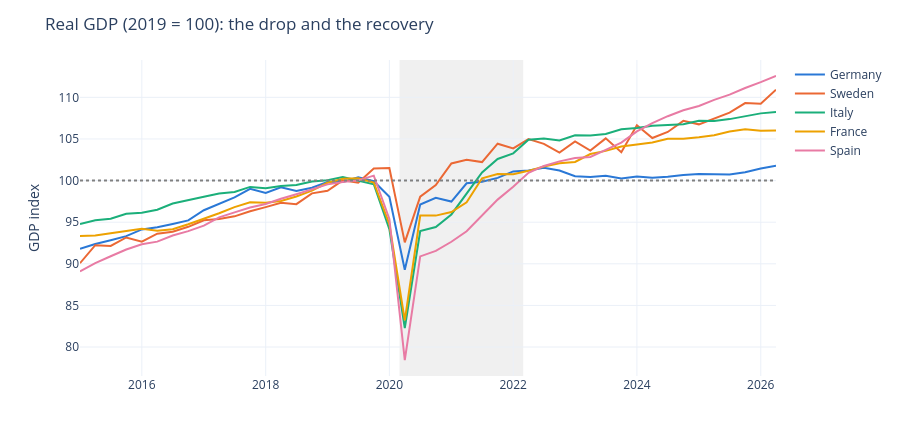
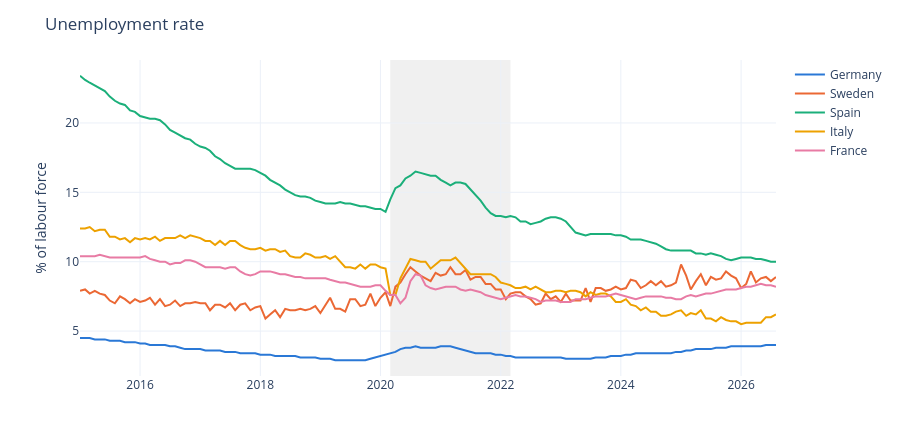
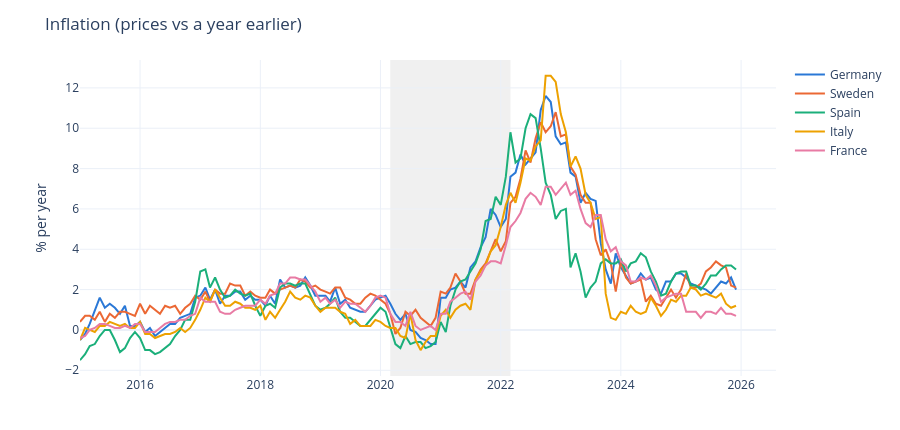
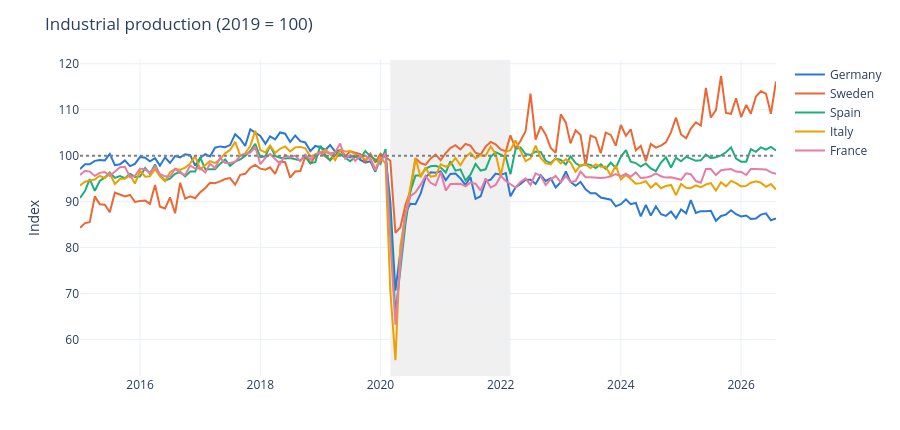

The cell these charts' notebook holds for them, in order:
### Markdown cell above
## Step 2: Eurostat, Europe's economy
**What it does:** downloads monthly unemployment, inflation, industrial production and retail sales, plus quarterly GDP, for European countries.
Production, retail and GDP are rescaled so that **2019 = 100**, which makes countries comparable.
**Charts:** GDP, unemployment, inflation, production and retail for Germany, France, Italy, Spain and Sweden.

### Code cell
# --- LOAD + CLEAN ---
def eurostat(dataset, key, start=START):
    url = f"{EUROSTAT_BASE}/{dataset}/{key}?format=SDMX-CSV&startPeriod={start}"
    r = requests.get(url, headers=UA, timeout=300)
    r.raise_for_status()
    df = pd.read_csv(io.StringIO(r.text))
    df["iso_code"] = df["geo"].map(ISO2_TO_ISO3)               # country codes (EU27/euro-area totals are dropped)
    df = df.dropna(subset=["iso_code"]).copy()
    df["date"] = parse_period(df["TIME_PERIOD"])
    df["value"] = pd.to_numeric(df["OBS_VALUE"], errors="coerce")
    return df

eu_monthly = None
for name, (ds, key, mode) in EUROSTAT_MONTHLY.items():
    try:
        df = eurostat(ds, key)
        if mode == "rebase" and "unit" in df.columns:          # keep one index unit, then rebase to 2019 anyway
            units = sorted(u for u in df["unit"].dropna().unique() if str(u).startswith("I"))
            df = df[df["unit"] == units[-1]]
        d = (df.groupby(["iso_code", "date"], as_index=False)["value"].mean()
               .rename(columns={"date": "month", "value": name}))
        if mode == "rebase":
            d[name] = rebase_2019(d, name)
        eu_monthly = d if eu_monthly is None else eu_monthly.merge(d, on=["iso_code", "month"], how="outer")
        print(f"✓ {name}: {d.iso_code.nunique()} countries, {d.month.min():%Y-%m} → {d.month.max():%Y-%m}")
    except Exception as e:
        print(f"✗ {name} ({ds}): {str(e)[:100]}")

# Quarterly real GDP
gdp_q = None
for unit in GDP_UNITS_TO_TRY:
    try:
        df = eurostat("namq_10_gdp", f"Q.{unit}.SCA.B1GQ.")
        if len(df):
            gdp_q = (df.groupby(["iso_code", "date"], as_index=False)["value"].mean()
                       .rename(columns={"date": "quarter", "value": "gdp_volume_meur"}))
            print(f"✓ GDP ({unit}): {gdp_q.iso_code.nunique()} countries")
            break
    except Exception as e:
        print(f"✗ GDP {unit}: {str(e)[:100]}")

if gdp_q is not None:
    gdp_q = gdp_q.sort_values(["iso_code", "quarter"]).reset_index(drop=True)
    gdp_q["gdp_index_2019"] = rebase_2019(gdp_q, "gdp_volume_meur", date="quarter")        # 2019 average = 100
    gdp_q["gdp_yoy_pct"] = (gdp_q["gdp_volume_meur"] / gdp_q.groupby("iso_code")["gdp_volume_meur"].shift(4) - 1) * 100

# --- CHART ---
EU_SAMPLE = ["DEU", "FRA", "ITA", "ESP", "SWE"]
eu_names = {"DEU": "Germany", "FRA": "France", "ITA": "Italy", "ESP": "Spain", "SWE": "Sweden"}

def eu_lines(df, x, y, title, ytitle, hline=None):
    d = df[df["iso_code"].isin(EU_SAMPLE)].copy()
    d["country"] = d["iso_code"].map(eu_names)
    line_chart(d.sort_values([x]), x, y, "country", title, ytitle, hline=hline)

if gdp_q is not None:
    eu_lines(gdp_q, "quarter", "gdp_index_2019", "Real GDP (2019 = 100): the drop and the recovery", "GDP index", hline=100)
if eu_monthly is not None:
    for col, title, yt, hl in [("unemployment_rate", "Unemployment rate", "% of labour force", None),
                               ("inflation_hicp", "Inflation (prices vs a year earlier)", "% per year", None),
                               ("industrial_production_idx", "Industrial production (2019 = 100)", "Index", 100),
                               ("retail_volume_idx", "Retail sales volume (2019 = 100)", "Index", 100)]:
        if col in eu_monthly:
            eu_lines(eu_monthly, "month", col, title, yt, hline=hl)

### Figure 1 — Plotly figure (JSON) as saved in the notebook; plotly's stock layout.template omitted (floating-point values rounded to 4 significant figures)
{"data": [{"hovertemplate": "country=Germany<br>=%{x}<br>GDP index=%{y}<extra></extra>", "legendgroup": "Germany", "line": {"color": "#2a78d6", "dash": "solid", "width": 2}, "marker": {"symbol": "circle"}, "mode": "lines", "name": "Germany", "orientation": "v", "showlegend": true, "type": "scatter", "x": ["2015-01-01T00:00:00", "2015-04-01T00:00:00", "2015-07-01T00:00:00", "2015-10-01T00:00:00", "2016-01-01T00:00:00", "2016-04-01T00:00:00", "2016-07-01T00:00:00", "2016-10-01T00:00:00", "2017-01-01T00:00:00", "2017-04-01T00:00:00", "2017-07-01T00:00:00", "2017-10-01T00:00:00", "2018-01-01T00:00:00", "2018-04-01T00:00:00", "2018-07-01T00:00:00", "2018-10-01T00:00:00", "2019-01-01T00:00:00", "2019-04-01T00:00:00", "2019-07-01T00:00:00", "2019-10-01T00:00:00", "2020-01-01T00:00:00", "2020-04-01T00:00:00", "2020-07-01T00:00:00", "2020-10-01T00:00:00", "2021-01-01T00:00:00", "2021-04-01T00:00:00", "2021-07-01T00:00:00", "2021-10-01T00:00:00", "2022-01-01T00:00:00", "2022-04-01T00:00:00", "2022-07-01T00:00:00", "2022-10-01T00:00:00", "2023-01-01T00:00:00", "2023-04-01T00:00:00", "2023-07-01T00:00:00", "2023-10-01T00:00:00", "2024-01-01T00:00:00", "2024-04-01T00:00:00", "2024-07-01T00:00:00", "2024-10-01T00:00:00", "2025-01-01T00:00:00", "2025-04-01T00:00:00", "2025-07-01T00:00:00", "2025-10-01T00:00:00", "2026-01-01T00:00:00", "2026-04-01T00:00:00"], "xaxis": "x", "y": [91.8, 92.38, 92.84, 93.33, 94.13, 94.4, 94.78, 95.21, 96.44, 97.16, 97.99, 99.01, 98.51, 99.18, 98.75, 99.14, 99.84, 99.84, 100.4, 99.92, 98.05, 89.28, 97.13, 97.94, 97.48, 99.68, 99.85, 100.3, 101.1, 101.2, 101.5, 101.2, 100.5, 100.4, 100.6, 100.3, 100.5, 100.3, 100.5, 100.7, 100.8, 100.8, 100.7, 101.0, 101.5, 101.8], "yaxis": "y"}, {"hovertemplate": "country=Sweden<br>=%{x}<br>GDP index=%{y}<extra></extra>", "legendgroup": "Sweden", "line": {"color": "#eb6834", "dash": "solid", "width": 2}, "marker": {"symbol": "circle"}, "mode": "lines", "name": "Sweden", "orientation": "v", "showlegend": true, "type": "scatter", "x": ["2015-01-01T00:00:00", "2015-04-01T00:00:00", "2015-07-01T00:00:00", "2015-10-01T00:00:00", "2016-01-01T00:00:00", "2016-04-01T00:00:00", "2016-07-01T00:00:00", "2016-10-01T00:00:00", "2017-01-01T00:00:00", "2017-04-01T00:00:00", "2017-07-01T00:00:00", "2017-10-01T00:00:00", "2018-01-01T00:00:00", "2018-04-01T00:00:00", "2018-07-01T00:00:00", "2018-10-01T00:00:00", "2019-01-01T00:00:00", "2019-04-01T00:00:00", "2019-07-01T00:00:00", "2019-10-01T00:00:00", "2020-01-01T00:00:00", "2020-04-01T00:00:00", "2020-07-01T00:00:00", "2020-10-01T00:00:00", "2021-01-01T00:00:00", "2021-04-01T00:00:00", "2021-07-01T00:00:00", "2021-10-01T00:00:00", "2022-01-01T00:00:00", "2022-04-01T00:00:00", "2022-07-01T00:00:00", "2022-10-01T00:00:00", "2023-01-01T00:00:00", "2023-04-01T00:00:00", "2023-07-01T00:00:00", "2023-10-01T00:00:00", "2024-01-01T00:00:00", "2024-04-01T00:00:00", "2024-07-01T00:00:00", "2024-10-01T00:00:00", "2025-01-01T00:00:00", "2025-04-01T00:00:00", "2025-07-01T00:00:00", "2025-10-01T00:00:00", "2026-01-01T00:00:00", "2026-04-01T00:00:00"], "xaxis": "x", "y": [90.07, 92.23, 92.14, 93.16, 92.66, 93.62, 93.86, 94.44, 95.24, 95.39, 95.7, 96.32, 96.81, 97.33, 97.17, 98.46, 98.78, 100.0, 99.75, 101.4, 101.5, 92.57, 98.06, 99.46, 102.1, 102.5, 102.2, 104.4, 103.9, 105.0, 104.4, 103.4, 104.7, 103.6, 105.1, 103.4, 106.7, 105.1, 105.8, 107.2, 106.8, 107.5, 108.2, 109.3, 109.2, 110.9], "yaxis": "y"}, {"hovertemplate": "country=Italy<br>=%{x}<br>GDP index=%{y}<extra></extra>", "legendgroup": "Italy", "line": {"color": "#1baf7a", "dash": "solid", "width": 2}, "marker": {"symbol": "circle"}, "mode": "lines", "name": "Italy", "orientation": "v", "showlegend": true, "type": "scatter", "x": ["2015-01-01T00:00:00", "2015-04-01T00:00:00", "2015-07-01T00:00:00", "2015-10-01T00:00:00", "2016-01-01T00:00:00", "2016-04-01T00:00:00", "2016-07-01T00:00:00", "2016-10-01T00:00:00", "2017-01-01T00:00:00", "2017-04-01T00:00:00", "2017-07-01T00:00:00", "2017-10-01T00:00:00", "2018-01-01T00:00:00", "2018-04-01T00:00:00", "2018-07-01T00:00:00", "2018-10-01T00:00:00", "2019-01-01T00:00:00", "2019-04-01T00:00:00", "2019-07-01T00:00:00", "2019-10-01T00:00:00", "2020-01-01T00:00:00", "2020-04-01T00:00:00", "2020-07-01T00:00:00", "2020-10-01T00:00:00", "2021-01-01T00:00:00", "2021-04-01T00:00:00", "2021-07-01T00:00:00", "2021-10-01T00:00:00", "2022-01-01T00:00:00", "2022-04-01T00:00:00", "2022-07-01T00:00:00", "2022-10-01T00:00:00", "2023-01-01T00:00:00", "2023-04-01T00:00:00", "2023-07-01T00:00:00", "2023-10-01T00:00:00", "2024-01-01T00:00:00", "2024-04-01T00:00:00", "2024-07-01T00:00:00", "2024-10-01T00:00:00", "2025-01-01T00:00:00", "2025-04-01T00:00:00", "2025-07-01T00:00:00", "2025-10-01T00:00:00", "2026-01-01T00:00:00", "2026-04-01T00:00:00"], "xaxis": "x", "y": [94.78, 95.24, 95.41, 96.01, 96.14, 96.5, 97.24, 97.61, 98.07, 98.46, 98.62, 99.24, 99.07, 99.35, 99.46, 99.9, 100.0, 100.4, 99.98, 99.55, 94.16, 82.28, 93.93, 94.42, 95.93, 98.43, 101.0, 102.6, 103.3, 104.9, 105.1, 104.8, 105.5, 105.4, 105.6, 106.2, 106.3, 106.6, 106.7, 106.8, 107.2, 107.2, 107.4, 107.7, 108.1, 108.2], "yaxis": "y"}, {"hovertemplate": "country=France<br>=%{x}<br>GDP index=%{y}<extra></extra>", "legendgroup": "France", "line": {"color": "#eda100", "dash": "solid", "width": 2}, "marker": {"symbol": "circle"}, "mode": "lines", "name": "France", "orientation": "v", "showlegend": true, "type": "scatter", "x": ["2015-01-01T00:00:00", "2015-04-01T00:00:00", "2015-07-01T00:00:00", "2015-10-01T00:00:00", "2016-01-01T00:00:00", "2016-04-01T00:00:00", "2016-07-01T00:00:00", "2016-10-01T00:00:00", "2017-01-01T00:00:00", "2017-04-01T00:00:00", "2017-07-01T00:00:00", "2017-10-01T00:00:00", "2018-01-01T00:00:00", "2018-04-01T00:00:00", "2018-07-01T00:00:00", "2018-10-01T00:00:00", "2019-01-01T00:00:00", "2019-04-01T00:00:00", "2019-07-01T00:00:00", "2019-10-01T00:00:00", "2020-01-01T00:00:00", "2020-04-01T00:00:00", "2020-07-01T00:00:00", "2020-10-01T00:00:00", "2021-01-01T00:00:00", "2021-04-01T00:00:00", "2021-07-01T00:00:00", "2021-10-01T00:00:00", "2022-01-01T00:00:00", "2022-04-01T00:00:00", "2022-07-01T00:00:00", "2022-10-01T00:00:00", "2023-01-01T00:00:00", "2023-04-01T00:00:00", "2023-07-01T00:00:00", "2023-10-01T00:00:00", "2024-01-01T00:00:00", "2024-04-01T00:00:00", "2024-07-01T00:00:00", "2024-10-01T00:00:00", "2025-01-01T00:00:00", "2025-04-01T00:00:00", "2025-07-01T00:00:00", "2025-10-01T00:00:00", "2026-01-01T00:00:00", "2026-04-01T00:00:00"], "xaxis": "x", "y": [93.35, 93.39, 93.67, 93.93, 94.22, 93.98, 94.15, 94.75, 95.38, 96.08, 96.81, 97.39, 97.33, 97.55, 98.09, 98.8, 99.73, 100.2, 100.3, 99.77, 94.78, 83.2, 95.8, 95.79, 96.22, 97.39, 100.3, 100.8, 100.8, 101.2, 101.7, 102.1, 102.2, 103.2, 103.6, 104.1, 104.3, 104.6, 105.0, 105.0, 105.2, 105.4, 105.9, 106.2, 106.0, 106.0], "yaxis": "y"}, {"hovertemplate": "country=Spain<br>=%{x}<br>GDP index=%{y}<extra></extra>", "legendgroup": "Spain", "line": {"color": "#e87ba4", "dash": "solid", "width": 2}, "marker": {"symbol": "circle"}, "mode": "lines", "name": "Spain", "orientation": "v", "showlegend": true, "type": "scatter", "x": ["2015-01-01T00:00:00", "2015-04-01T00:00:00", "2015-07-01T00:00:00", "2015-10-01T00:00:00", "2016-01-01T00:00:00", "2016-04-01T00:00:00", "2016-07-01T00:00:00", "2016-10-01T00:00:00", "2017-01-01T00:00:00", "2017-04-01T00:00:00", "2017-07-01T00:00:00", "2017-10-01T00:00:00", "2018-01-01T00:00:00", "2018-04-01T00:00:00", "2018-07-01T00:00:00", "2018-10-01T00:00:00", "2019-01-01T00:00:00", "2019-04-01T00:00:00", "2019-07-01T00:00:00", "2019-10-01T00:00:00", "2020-01-01T00:00:00", "2020-04-01T00:00:00", "2020-07-01T00:00:00", "2020-10-01T00:00:00", "2021-01-01T00:00:00", "2021-04-01T00:00:00", "2021-07-01T00:00:00", "2021-10-01T00:00:00", "2022-01-01T00:00:00", "2022-04-01T00:00:00", "2022-07-01T00:00:00", "2022-10-01T00:00:00", "2023-01-01T00:00:00", "2023-04-01T00:00:00", "2023-07-01T00:00:00", "2023-10-01T00:00:00", "2024-01-01T00:00:00", "2024-04-01T00:00:00", "2024-07-01T00:00:00", "2024-10-01T00:00:00", "2025-01-01T00:00:00", "2025-04-01T00:00:00", "2025-07-01T00:00:00", "2025-10-01T00:00:00", "2026-01-01T00:00:00", "2026-04-01T00:00:00"], "xaxis": "x", "y": [89.09, 90.08, 90.91, 91.72, 92.36, 92.66, 93.4, 93.93, 94.59, 95.58, 96.18, 96.77, 97.18, 97.82, 98.36, 98.94, 99.55, 99.83, 100.0, 100.6, 95.39, 78.42, 90.89, 91.55, 92.65, 93.92, 95.77, 97.71, 99.25, 100.9, 101.8, 102.3, 102.7, 102.8, 103.7, 104.6, 105.9, 106.9, 107.7, 108.4, 109.0, 109.7, 110.3, 111.1, 111.8, 112.6], "yaxis": "y"}], "layout": {"height": 430, "hovermode": "x unified", "legend": {"title": {"text": ""}, "tracegroupgap": 0}, "margin": {"b": 30, "t": 60}, "shapes": [{"fillcolor": "grey", "layer": "below", "line": {"width": 0}, "opacity": 0.12, "type": "rect", "x0": "2020-03-01", "x1": "2022-03-01", "xref": "x", "y0": 0, "y1": 1, "yref": "y domain"}, {"line": {"color": "grey", "dash": "dot"}, "type": "line", "x0": 0, "x1": 1, "xref": "x domain", "y0": 100, "y1": 100, "yref": "y"}], "title": {"text": "Real GDP (2019 = 100): the drop and the recovery"}, "xaxis": {"anchor": "y", "domain": [0, 1], "title": {"text": ""}}, "yaxis": {"anchor": "x", "domain": [0, 1], "title": {"text": "GDP index"}}}}

### Figure 2 — Plotly figure (JSON) as saved in the notebook; plotly's stock layout.template omitted (floating-point values rounded to 4 significant figures; data arrays with more than 128 entries replaced by an {"elided": "..."} marker saying what was removed)
{"data": [{"hovertemplate": "country=Germany<br>=%{x}<br>% of labour force=%{y}<extra></extra>", "legendgroup": "Germany", "line": {"color": "#2a78d6", "dash": "solid", "width": 2}, "marker": {"symbol": "circle"}, "mode": "lines", "name": "Germany", "orientation": "v", "showlegend": true, "type": "scatter", "x": {"elided": "140 str values"}, "xaxis": "x", "y": {"elided": "140 float values"}, "yaxis": "y"}, {"hovertemplate": "country=Sweden<br>=%{x}<br>% of labour force=%{y}<extra></extra>", "legendgroup": "Sweden", "line": {"color": "#eb6834", "dash": "solid", "width": 2}, "marker": {"symbol": "circle"}, "mode": "lines", "name": "Sweden", "orientation": "v", "showlegend": true, "type": "scatter", "x": {"elided": "140 str values"}, "xaxis": "x", "y": {"elided": "140 float values"}, "yaxis": "y"}, {"hovertemplate": "country=Spain<br>=%{x}<br>% of labour force=%{y}<extra></extra>", "legendgroup": "Spain", "line": {"color": "#1baf7a", "dash": "solid", "width": 2}, "marker": {"symbol": "circle"}, "mode": "lines", "name": "Spain", "orientation": "v", "showlegend": true, "type": "scatter", "x": {"elided": "140 str values"}, "xaxis": "x", "y": {"elided": "140 float values"}, "yaxis": "y"}, {"hovertemplate": "country=Italy<br>=%{x}<br>% of labour force=%{y}<extra></extra>", "legendgroup": "Italy", "line": {"color": "#eda100", "dash": "solid", "width": 2}, "marker": {"symbol": "circle"}, "mode": "lines", "name": "Italy", "orientation": "v", "showlegend": true, "type": "scatter", "x": {"elided": "140 str values"}, "xaxis": "x", "y": {"elided": "140 float values"}, "yaxis": "y"}, {"hovertemplate": "country=France<br>=%{x}<br>% of labour force=%{y}<extra></extra>", "legendgroup": "France", "line": {"color": "#e87ba4", "dash": "solid", "width": 2}, "marker": {"symbol": "circle"}, "mode": "lines", "name": "France", "orientation": "v", "showlegend": true, "type": "scatter", "x": {"elided": "140 str values"}, "xaxis": "x", "y": {"elided": "140 float values"}, "yaxis": "y"}], "layout": {"height": 430, "hovermode": "x unified", "legend": {"title": {"text": ""}, "tracegroupgap": 0}, "margin": {"b": 30, "t": 60}, "shapes": [{"fillcolor": "grey", "layer": "below", "line": {"width": 0}, "opacity": 0.12, "type": "rect", "x0": "2020-03-01", "x1": "2022-03-01", "xref": "x", "y0": 0, "y1": 1, "yref": "y domain"}], "title": {"text": "Unemployment rate"}, "xaxis": {"anchor": "y", "domain": [0, 1], "title": {"text": ""}}, "yaxis": {"anchor": "x", "domain": [0, 1], "title": {"text": "% of labour force"}}}}

### Figure 3 — Plotly figure (JSON) as saved in the notebook; plotly's stock layout.template omitted (floating-point values rounded to 4 significant figures; data arrays with more than 128 entries replaced by an {"elided": "..."} marker saying what was removed)
{"data": [{"hovertemplate": "country=Germany<br>=%{x}<br>% per year=%{y}<extra></extra>", "legendgroup": "Germany", "line": {"color": "#2a78d6", "dash": "solid", "width": 2}, "marker": {"symbol": "circle"}, "mode": "lines", "name": "Germany", "orientation": "v", "showlegend": true, "type": "scatter", "x": {"elided": "140 str values"}, "xaxis": "x", "y": {"elided": "140 float values"}, "yaxis": "y"}, {"hovertemplate": "country=Sweden<br>=%{x}<br>% per year=%{y}<extra></extra>", "legendgroup": "Sweden", "line": {"color": "#eb6834", "dash": "solid", "width": 2}, "marker": {"symbol": "circle"}, "mode": "lines", "name": "Sweden", "orientation": "v", "showlegend": true, "type": "scatter", "x": {"elided": "140 str values"}, "xaxis": "x", "y": {"elided": "140 float values"}, "yaxis": "y"}, {"hovertemplate": "country=Spain<br>=%{x}<br>% per year=%{y}<extra></extra>", "legendgroup": "Spain", "line": {"color": "#1baf7a", "dash": "solid", "width": 2}, "marker": {"symbol": "circle"}, "mode": "lines", "name": "Spain", "orientation": "v", "showlegend": true, "type": "scatter", "x": {"elided": "140 str values"}, "xaxis": "x", "y": {"elided": "140 float values"}, "yaxis": "y"}, {"hovertemplate": "country=Italy<br>=%{x}<br>% per year=%{y}<extra></extra>", "legendgroup": "Italy", "line": {"color": "#eda100", "dash": "solid", "width": 2}, "marker": {"symbol": "circle"}, "mode": "lines", "name": "Italy", "orientation": "v", "showlegend": true, "type": "scatter", "x": {"elided": "140 str values"}, "xaxis": "x", "y": {"elided": "140 float values"}, "yaxis": "y"}, {"hovertemplate": "country=France<br>=%{x}<br>% per year=%{y}<extra></extra>", "legendgroup": "France", "line": {"color": "#e87ba4", "dash": "solid", "width": 2}, "marker": {"symbol": "circle"}, "mode": "lines", "name": "France", "orientation": "v", "showlegend": true, "type": "scatter", "x": {"elided": "140 str values"}, "xaxis": "x", "y": {"elided": "140 float values"}, "yaxis": "y"}], "layout": {"height": 430, "hovermode": "x unified", "legend": {"title": {"text": ""}, "tracegroupgap": 0}, "margin": {"b": 30, "t": 60}, "shapes": [{"fillcolor": "grey", "layer": "below", "line": {"width": 0}, "opacity": 0.12, "type": "rect", "x0": "2020-03-01", "x1": "2022-03-01", "xref": "x", "y0": 0, "y1": 1, "yref": "y domain"}], "title": {"text": "Inflation (prices vs a year earlier)"}, "xaxis": {"anchor": "y", "domain": [0, 1], "title": {"text": ""}}, "yaxis": {"anchor": "x", "domain": [0, 1], "title": {"text": "% per year"}}}}

### Figure 4 — Plotly figure (JSON) as saved in the notebook; plotly's stock layout.template omitted (floating-point values rounded to 4 significant figures; data arrays with more than 128 entries replaced by an {"elided": "..."} marker saying what was removed)
{"data": [{"hovertemplate": "country=Germany<br>=%{x}<br>Index=%{y}<extra></extra>", "legendgroup": "Germany", "line": {"color": "#2a78d6", "dash": "solid", "width": 2}, "marker": {"symbol": "circle"}, "mode": "lines", "name": "Germany", "orientation": "v", "showlegend": true, "type": "scatter", "x": {"elided": "140 str values"}, "xaxis": "x", "y": {"elided": "140 float values"}, "yaxis": "y"}, {"hovertemplate": "country=Sweden<br>=%{x}<br>Index=%{y}<extra></extra>", "legendgroup": "Sweden", "line": {"color": "#eb6834", "dash": "solid", "width": 2}, "marker": {"symbol": "circle"}, "mode": "lines", "name": "Sweden", "orientation": "v", "showlegend": true, "type": "scatter", "x": {"elided": "140 str values"}, "xaxis": "x", "y": {"elided": "140 float values"}, "yaxis": "y"}, {"hovertemplate": "country=Spain<br>=%{x}<br>Index=%{y}<extra></extra>", "legendgroup": "Spain", "line": {"color": "#1baf7a", "dash": "solid", "width": 2}, "marker": {"symbol": "circle"}, "mode": "lines", "name": "Spain", "orientation": "v", "showlegend": true, "type": "scatter", "x": {"elided": "140 str values"}, "xaxis": "x", "y": {"elided": "140 float values"}, "yaxis": "y"}, {"hovertemplate": "country=Italy<br>=%{x}<br>Index=%{y}<extra></extra>", "legendgroup": "Italy", "line": {"color": "#eda100", "dash": "solid", "width": 2}, "marker": {"symbol": "circle"}, "mode": "lines", "name": "Italy", "orientation": "v", "showlegend": true, "type": "scatter", "x": {"elided": "140 str values"}, "xaxis": "x", "y": {"elided": "140 float values"}, "yaxis": "y"}, {"hovertemplate": "country=France<br>=%{x}<br>Index=%{y}<extra></extra>", "legendgroup": "France", "line": {"color": "#e87ba4", "dash": "solid", "width": 2}, "marker": {"symbol": "circle"}, "mode": "lines", "name": "France", "orientation": "v", "showlegend": true, "type": "scatter", "x": {"elided": "140 str values"}, "xaxis": "x", "y": {"elided": "140 float values"}, "yaxis": "y"}], "layout": {"height": 430, "hovermode": "x unified", "legend": {"title": {"text": ""}, "tracegroupgap": 0}, "margin": {"b": 30, "t": 60}, "shapes": [{"fillcolor": "grey", "layer": "below", "line": {"width": 0}, "opacity": 0.12, "type": "rect", "x0": "2020-03-01", "x1": "2022-03-01", "xref": "x", "y0": 0, "y1": 1, "yref": "y domain"}, {"line": {"color": "grey", "dash": "dot"}, "type": "line", "x0": 0, "x1": 1, "xref": "x domain", "y0": 100, "y1": 100, "yref": "y"}], "title": {"text": "Industrial production (2019 = 100)"}, "xaxis": {"anchor": "y", "domain": [0, 1], "title": {"text": ""}}, "yaxis": {"anchor": "x", "domain": [0, 1], "title": {"text": "Index"}}}}
